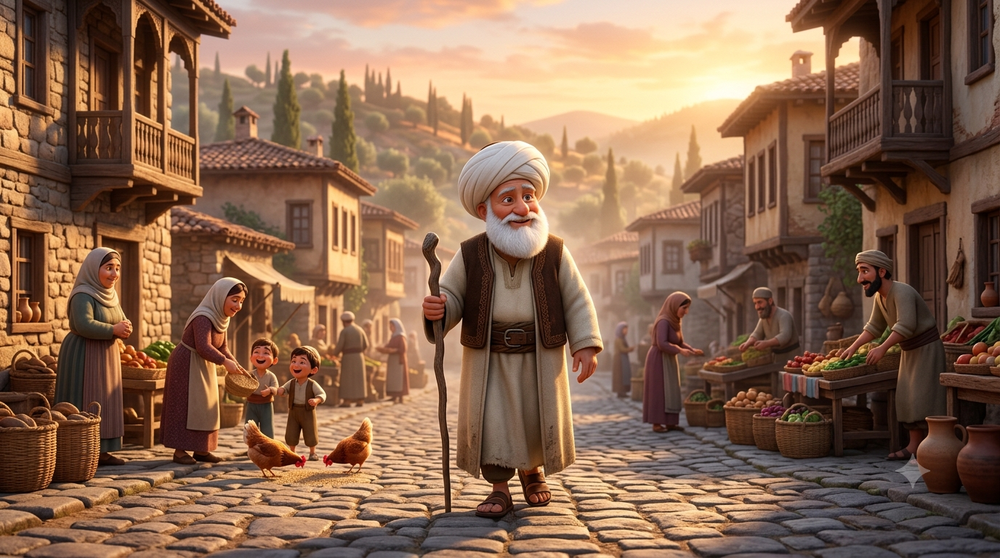
#> input picture test_image.png, 1000 x 558 px, shrunk from 1376 x 768 before the run
$ python analyzer.py   (older library calls are emulated)
#> lines starting #> are read from the running program, lines starting #| are printed output that depends on the picture
import cv2
import numpy as np
from PIL import Image
import os

def analyze_image_realism(image_path):
    """
    Analyzes an image for common AI generation flaws like
    over-smoothing (blurriness) and unnatural contrast.
    """
#> called with image_path = 'test_image.png'
    # Load the image using OpenCV
    image = cv2.imread(image_path)
#> image is the input picture: shape (558, 1000, 3); mean B, G, R 79.4, 102.4, 136

    # Check if the image loaded successfully
    if image is None:
        return {"error": "Could not read image file. Check the file path."}

    # Convert the image to grayscale (black and white) because texture/sharpness
    # math is easier and more accurate without color interference
    gray = cv2.cvtColor(image, cv2.COLOR_BGR2GRAY)
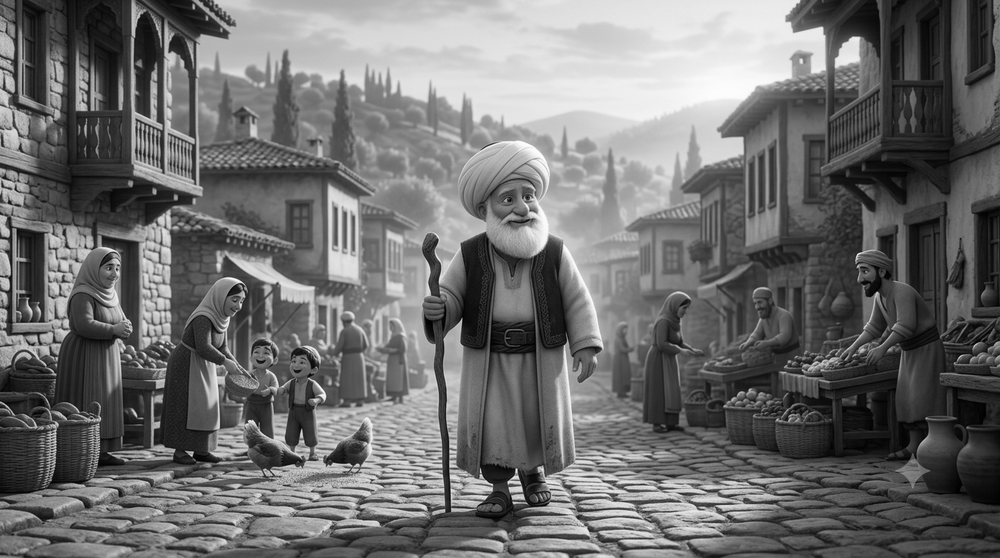
#> gray: shape (558, 1000); min 0, max 254, mean 109.8

    # 1. Calculate Sharpness using Laplacian Variance
    # AI-generated images often suffer from artificial over-smoothing or weird blurring.
    # A low variance score means the image is blurry; a high score means it's sharp.
    laplacian_var = cv2.Laplacian(gray, cv2.CV_64F).var()
#> laplacian_var = 1076.7

    # 2. Calculate Contrast using Pixel Standard Deviation
    # Measures how varied the lighting is across the image.
    contrast = gray.std()
#> contrast = 63.38

    # Combine these metrics into a simple calculated "Realism Score" (Scaled roughly from 0 to 100)
    # We balance sharpness and contrast to create a baseline index.
    raw_score = (laplacian_var / 4.0) + (contrast / 1.5)
#> raw_score = 311.4
    score = min(max(raw_score, 10.0), 99.0) # Keep score safely between 10 and 99
#> score = 99

    # Generate actionable tips based on what the math reveals
    tips = []
    if laplacian_var < 80:
        tips.append("High over-smoothing detected. Background details or textures may look artificially blurred.")
    if contrast < 30:
        tips.append("Low contrast variance. Lighting might look flat or unnaturally uniform.")
    if not tips:
        tips.append("Sharpness and contrast look well-balanced. Minimal distortion artifacts found.")

    # Return structured data (JSON format)
    return {
        "realism_score": round(score, 2),
        "metrics": {
            "sharpness_index": round(laplacian_var, 2),
            "contrast_index": round(contrast, 2)
        },
        "tips": tips
    }

# --- Local Test Block ---

if __name__ == "__main__":
    # Get the absolute path to the image in the current folder
    test_file = os.path.abspath("test_image.png")
    print(f"Looking for image at: {test_file}")

    result = analyze_image_realism(test_file)
#> result = 3 items
    print("\nAnalysis Result:")
    print(result)
#| {'realism_score': 99.0, 'metrics': {'sharpness_index': 1076.65, 'contrast_index': 63.38}, 'tips': ['Sharpness and contrast look well-balanced. Minimal distortion artifacts found.']}
